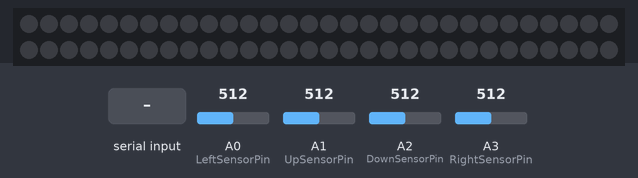
Simulated run of this sketch. Board: Arduino Uno, built with avr-gcc and run on an emulated ATmega328P. Parts: 60 RGB LEDs in strip order, left to right, continuing on the next row. Inputs (shaded band) come from the test bench; at power-on: A0 (LeftSensorPin) = 512, A1 (UpSensorPin) = 512, A2 (DownSensorPin) = 512, A3 (RightSensorPin) = 512. What the sketch prints to the serial monitor is not drawn.

Above: at 1.2 s.
1.3 s: "30,150\n" received over Serial
At 2.7 s:
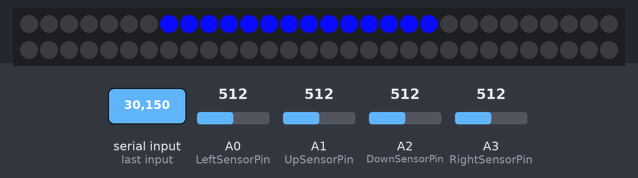
Timing chart, 0 to 4.3 s (numbered marks = the images above; inputs shaded):
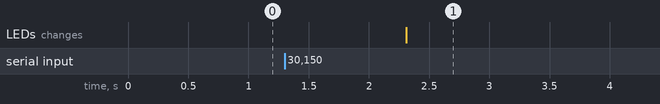

The sketch:

pressure_sensor_and_LEDStrips.ino
```cpp
#include <Adafruit_NeoPixel.h>

//setting threshold
int THRESHOLD = 950;

//set the interval of communication with website
int SENDINTERVAL = 3000;

//communication time trackers interval
float previousTimeStamp = 0;
float currentTimeStamp;

//INPUTS
//hold left sensor pin and pressure
int LeftSensorPin = 0;
int UpSensorPin = 1;
int DownSensorPin = 2;
int RightSensorPin = 3;

float LeftPressure, DownPressure, UpPressure, RightPressure;

//structure to store what comes from web app
int inputArrows[4];

//OUTPUT
//this is the Led Strip pin
int LEDStripPin = 6;

//buttons Pressed should be LEFT, DOWN, UP, RIGHT
int arrowsPressed[] = {0, 0, 0, 0};

//make LED strip object
Adafruit_NeoPixel strip = Adafruit_NeoPixel(60, LEDStripPin);

//boolean to keep state while reading
bool inProgress = false;

void setup(){
  Serial.begin(9600);
  pinMode(LeftSensorPin, INPUT);
  pinMode(RightSensorPin, INPUT);
  pinMode(UpSensorPin, INPUT);
  pinMode(DownSensorPin, INPUT);

  pinMode(LEDStripPin, OUTPUT);

  //necessary to initialize LED strip
  strip.begin();
  strip.show(); // Initialize all pixels to 'off'
}

void loop(){
   currentTimeStamp = millis();
   if (inProgress){
    //code to happen in progress, when the blue light is on or the arrow is moving
    //record the current time stamp
    //if more than 5000 miliseconds has passed, then send and read info
    if ((currentTimeStamp - previousTimeStamp) >= SENDINTERVAL){
      inProgress = false;
//      //then always send and then read
      sendInfo(inputArrows, arrowsPressed);
    }
    //read left pressure and then record if it was pressed
//    delay(200);
    LeftPressure = analogRead(LeftSensorPin);

    DownPressure = analogRead(DownSensorPin);
//    delay(200);
    UpPressure = analogRead(UpSensorPin);
//    delay(200);
    RightPressure = analogRead(RightSensorPin);
//    delay(200);

    if (inputArrows[0] == 1){
      determinePadPress(LeftPressure, 0);
    } else if (inputArrows[1] == 1) {
      determinePadPress(DownPressure, 1);
    } else if (inputArrows[2] == 1) {
      determinePadPress(UpPressure, 2);
    } else if (inputArrows[3] == 1) {
      determinePadPress(RightPressure, 3);
    }
  }

  if (!inProgress){
    //then always send and then read
//    sendInfo(inputArrows, arrowsPressed);
    readInfo();
  }
}

void sendInfo(int* aInput, int* aPressed){
    String aPressedString = convertArrayToString(aPressed);
    Serial.println(aPressedString);
    delay(10);
    //if the time frame is over and they did not press the arrow they were supposed to, then make arrow red
    if (!compareInputToOutput(aInput, aPressed)){
      //make led strip red cause they didn't hit it
      int start = 10;
      if (inputArrows[0] == 1) {
        turnLightsRed(0, 15);
      }
      else if (inputArrows[1] == 1) {
        turnLightsRed(0, 7);
        turnLightsRed(23, 30);
      }
      else if (inputArrows[2] == 1) {
        turnLightsRed(7, 21);
      }
      else if (inputArrows[3] == 1) {
        turnLightsRed(15, 30);
      }
    }

    //clear arrows pressed
    resetArrowsPressed();
    //    int start = mapArrowNumToLEDs(findHigh(inputArrows));
    //turn all the lights off
    turnLightsOff(0, 30);
}

void readInfo(){
  String contentString;
  int content;
   if (Serial.available()>0) {
     contentString = Serial.readString();
     inputArrows[0] = (int)(contentString.charAt(1)) - 48;
     inputArrows[1] = (int)(contentString.charAt(2)) - 48;
     inputArrows[2] = (int)(contentString.charAt(3)) - 48;
     inputArrows[3] = (int)(contentString.charAt(4)) - 48;


      if (inputArrows[0] == 1) {
        turnLightsBlue(0, 15);
      }
      else if (inputArrows[1] == 1) {
        turnLightsBlue(0, 7);
        turnLightsBlue(23, 30);
      }
      else if (inputArrows[2] == 1) {
        turnLightsBlue(7, 21);
      }
      else if (inputArrows[3] == 1) {
        turnLightsBlue(15, 30);
      }

      inProgress = true;
      //update previous time it was in this sending loop
      previousTimeStamp = currentTimeStamp;
   }

}

void determinePadPress(float pressure, int arrowNum){
  //if the pressure is greater than the threshold, then the arrow was pressed
  if (pressure >= THRESHOLD){
   //record the press in the arrows pressed array
   arrowsPressed[arrowNum] = 1;
   //if the arrow was meant to be pressed, make it green
   //otherwise, if the arrow was not meant to be pressed, make it red?

      if (arrowNum == 1) {
        turnLightsGreen(0, 15);
      }
      else if (arrowNum == 1) {
        turnLightsGreen(0, 7);
        turnLightsGreen(23, 30);
      }
      else if (arrowNum == 1) {
        turnLightsGreen(7, 21);
      }
      else if (arrowNum == 1) {
        turnLightsGreen(15, 30);
      }
  }
}

int compareInputToOutput(int *inputs, int *pressed){
  //check if the input array matches what I pressed
  //return true if the inputs equal the pressed, otherwise return false
  for (int i = 0; i <4; i++){
    if (inputs[i] != pressed[i]){
      return false;
    }
  }
  return true;
}


int findHigh(int* data){
  //find the only number in the array that is supposed to be pressed or is high
  //this assumes only one will be high
  for (int i = 0; i < sizeof(data); i++){
   if(data[i] == 1){
      return i;
   }
  }
  return 5;
}

String convertArrayToString(int data[]){
  //cannot print array apparently, just making integer array into string to print
  String res = "";
  for (int i = 0; i < 4; i++){
    if (i == 3){
      res = res + String(data[i]);
    }
    else{
      res = res + String(data[i]);
    }
  }
  return res;
}


void resetArrowsPressed(){
 //clear the arrows pressed integer array
 for (int j = 0; j < 4; j++){
  arrowsPressed[j] = 0;
 }
}

//LIGHT FUNCTIONS
void turnLightsGreen(int startLEDs, int endLEDs){
   for (int i = startLEDs; i < endLEDs; i++){
    strip.setPixelColor(i, 0, 255, 5);
   }
   strip.show();
}

void turnLightsRed(int startLEDs, int endLEDs){
   for (int i = startLEDs; i < endLEDs; i++){
    strip.setPixelColor(i, 255, 10, 10);
   }
  strip.show();
}

void turnLightsBlue(int startLEDs, int endLEDs){
   for (int i = startLEDs; i < endLEDs; i++){
    strip.setPixelColor(i, 10, 10, 255);
   }
  strip.show();

}

void turnLightsOff(int startLEDs, int endLEDs){
   for (int i = startLEDs; i < endLEDs; i++){
    strip.setPixelColor(i, 0, 0, 0);
   }
   strip.show();
}
```

Measured:
- after the input at 1.3 s, the LEDs: change after 1.0 s (image 1)
